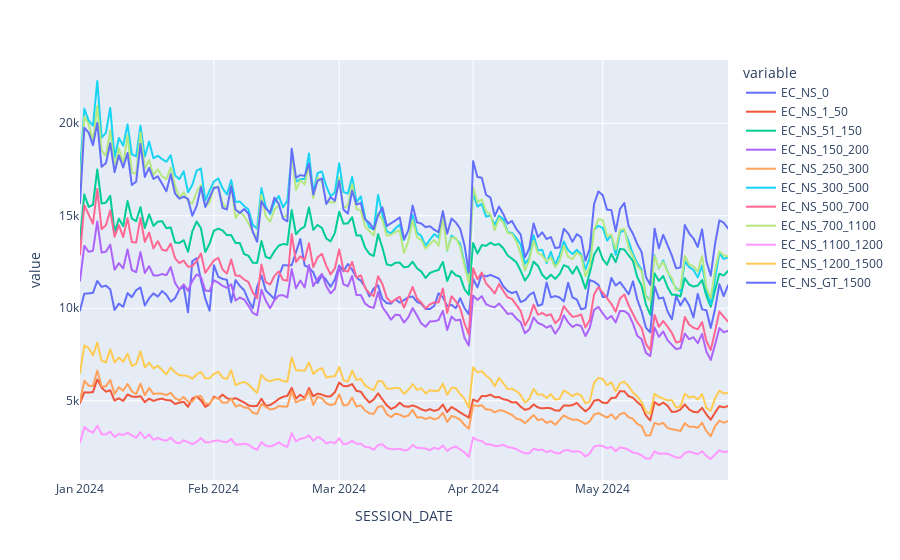

The cell this chart's notebook holds for it:
### Code cell
fig = px.line(data, x='SESSION_DATE', y= [ 'EC_NS_0' , 'EC_NS_1_50', 'EC_NS_51_150', 'EC_NS_150_200', 'EC_NS_250_300',
       'EC_NS_300_500', 'EC_NS_500_700', 'EC_NS_700_1100', 'EC_NS_1100_1200',
       'EC_NS_1200_1500', 'EC_NS_GT_1500'])

fig.show()

### Figure 1 — Plotly figure (JSON) as saved in the notebook; plotly's stock layout.template omitted (floating-point values rounded to 4 significant figures; data arrays with more than 128 entries replaced by an {"elided": "..."} marker saying what was removed)
{"data": [{"hovertemplate": "variable=EC_NS_0<br>SESSION_DATE=%{x}<br>value=%{y}<extra></extra>", "legendgroup": "EC_NS_0", "line": {"color": "#636efa", "dash": "solid"}, "marker": {"symbol": "circle"}, "mode": "lines", "name": "EC_NS_0", "showlegend": true, "type": "scattergl", "x": {"elided": "151 str values"}, "xaxis": "x", "y": {"elided": "151 int values"}, "yaxis": "y"}, {"hovertemplate": "variable=EC_NS_1_50<br>SESSION_DATE=%{x}<br>value=%{y}<extra></extra>", "legendgroup": "EC_NS_1_50", "line": {"color": "#EF553B", "dash": "solid"}, "marker": {"symbol": "circle"}, "mode": "lines", "name": "EC_NS_1_50", "showlegend": true, "type": "scattergl", "x": {"elided": "151 str values"}, "xaxis": "x", "y": {"elided": "151 int values"}, "yaxis": "y"}, {"hovertemplate": "variable=EC_NS_51_150<br>SESSION_DATE=%{x}<br>value=%{y}<extra></extra>", "legendgroup": "EC_NS_51_150", "line": {"color": "#00cc96", "dash": "solid"}, "marker": {"symbol": "circle"}, "mode": "lines", "name": "EC_NS_51_150", "showlegend": true, "type": "scattergl", "x": {"elided": "151 str values"}, "xaxis": "x", "y": {"elided": "151 int values"}, "yaxis": "y"}, {"hovertemplate": "variable=EC_NS_150_200<br>SESSION_DATE=%{x}<br>value=%{y}<extra></extra>", "legendgroup": "EC_NS_150_200", "line": {"color": "#ab63fa", "dash": "solid"}, "marker": {"symbol": "circle"}, "mode": "lines", "name": "EC_NS_150_200", "showlegend": true, "type": "scattergl", "x": {"elided": "151 str values"}, "xaxis": "x", "y": {"elided": "151 int values"}, "yaxis": "y"}, {"hovertemplate": "variable=EC_NS_250_300<br>SESSION_DATE=%{x}<br>value=%{y}<extra></extra>", "legendgroup": "EC_NS_250_300", "line": {"color": "#FFA15A", "dash": "solid"}, "marker": {"symbol": "circle"}, "mode": "lines", "name": "EC_NS_250_300", "showlegend": true, "type": "scattergl", "x": {"elided": "151 str values"}, "xaxis": "x", "y": {"elided": "151 int values"}, "yaxis": "y"}, {"hovertemplate": "variable=EC_NS_300_500<br>SESSION_DATE=%{x}<br>value=%{y}<extra></extra>", "legendgroup": "EC_NS_300_500", "line": {"color": "#19d3f3", "dash": "solid"}, "marker": {"symbol": "circle"}, "mode": "lines", "name": "EC_NS_300_500", "showlegend": true, "type": "scattergl", "x": {"elided": "151 str values"}, "xaxis": "x", "y": {"elided": "151 int values"}, "yaxis": "y"}, {"hovertemplate": "variable=EC_NS_500_700<br>SESSION_DATE=%{x}<br>value=%{y}<extra></extra>", "legendgroup": "EC_NS_500_700", "line": {"color": "#FF6692", "dash": "solid"}, "marker": {"symbol": "circle"}, "mode": "lines", "name": "EC_NS_500_700", "showlegend": true, "type": "scattergl", "x": {"elided": "151 str values"}, "xaxis": "x", "y": {"elided": "151 int values"}, "yaxis": "y"}, {"hovertemplate": "variable=EC_NS_700_1100<br>SESSION_DATE=%{x}<br>value=%{y}<extra></extra>", "legendgroup": "EC_NS_700_1100", "line": {"color": "#B6E880", "dash": "solid"}, "marker": {"symbol": "circle"}, "mode": "lines", "name": "EC_NS_700_1100", "showlegend": true, "type": "scattergl", "x": {"elided": "151 str values"}, "xaxis": "x", "y": {"elided": "151 int values"}, "yaxis": "y"}, {"hovertemplate": "variable=EC_NS_1100_1200<br>SESSION_DATE=%{x}<br>value=%{y}<extra></extra>", "legendgroup": "EC_NS_1100_1200", "line": {"color": "#FF97FF", "dash": "solid"}, "marker": {"symbol": "circle"}, "mode": "lines", "name": "EC_NS_1100_1200", "showlegend": true, "type": "scattergl", "x": {"elided": "151 str values"}, "xaxis": "x", "y": {"elided": "151 int values"}, "yaxis": "y"}, {"hovertemplate": "variable=EC_NS_1200_1500<br>SESSION_DATE=%{x}<br>value=%{y}<extra></extra>", "legendgroup": "EC_NS_1200_1500", "line": {"color": "#FECB52", "dash": "solid"}, "marker": {"symbol": "circle"}, "mode": "lines", "name": "EC_NS_1200_1500", "showlegend": true, "type": "scattergl", "x": {"elided": "151 str values"}, "xaxis": "x", "y": {"elided": "151 int values"}, "yaxis": "y"}, {"hovertemplate": "variable=EC_NS_GT_1500<br>SESSION_DATE=%{x}<br>value=%{y}<extra></extra>", "legendgroup": "EC_NS_GT_1500", "line": {"color": "#636efa", "dash": "solid"}, "marker": {"symbol": "circle"}, "mode": "lines", "name": "EC_NS_GT_1500", "showlegend": true, "type": "scattergl", "x": {"elided": "151 str values"}, "xaxis": "x", "y": {"elided": "151 int values"}, "yaxis": "y"}], "layout": {"legend": {"title": {"text": "variable"}, "tracegroupgap": 0}, "margin": {"t": 60}, "xaxis": {"anchor": "y", "domain": [0, 1], "title": {"text": "SESSION_DATE"}}, "yaxis": {"anchor": "x", "domain": [0, 1], "title": {"text": "value"}}}}
